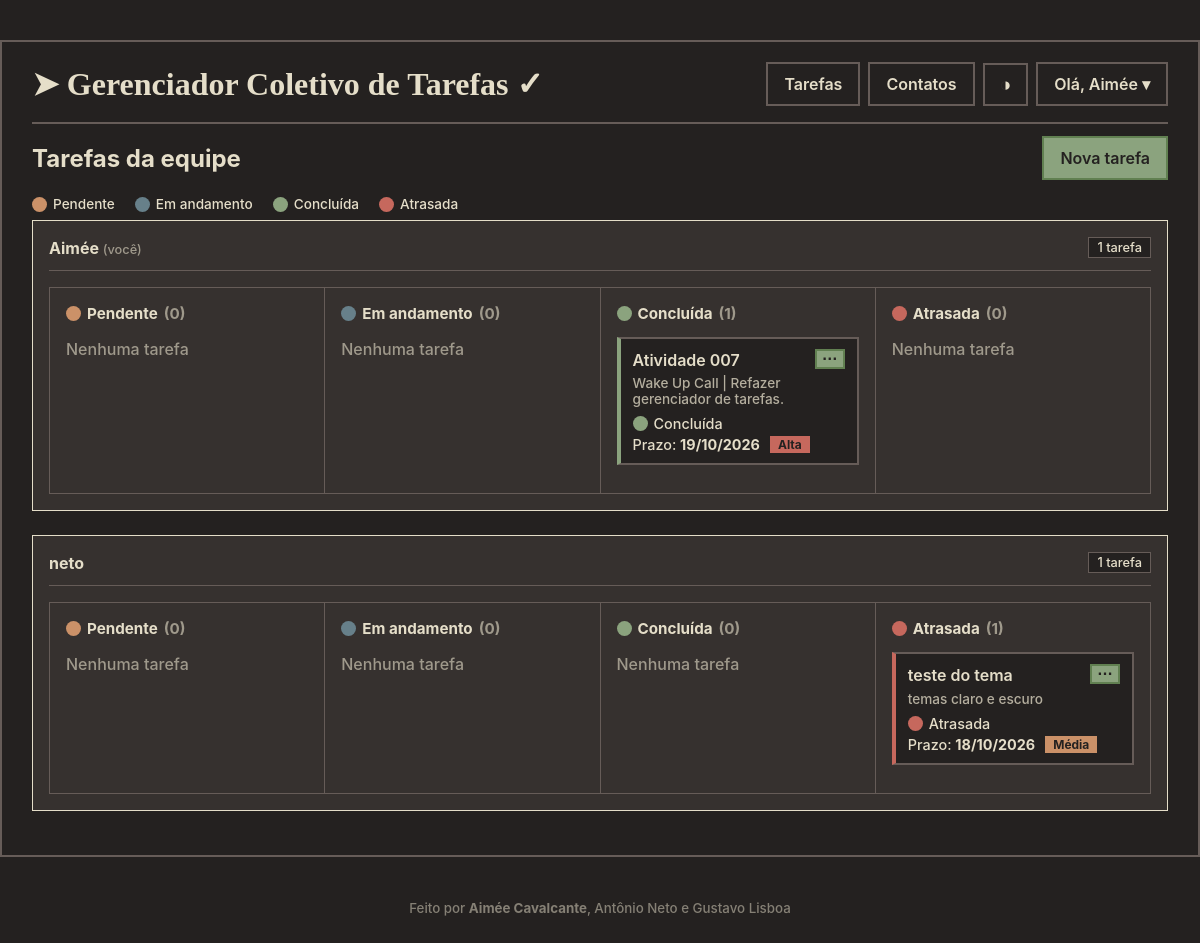
The app's page /dashboard (signed in) with its own data.
### models.py (models this page shows)
class User(db.Model, UserMixin): # Define a classe usuário
    id = db.Column(db.Integer, primary_key = True)
    username = db.Column(db.String(150), unique = True, nullable= False)
    password = db.Column(db.String(150), nullable=False)
    role = db.Column(db.String(10), default = 'membro') # Administrador ou membro
    telefone = db.Column(db.String(20), nullable=False)

class Task(db.Model):
    id = db.Column(db.Integer, primary_key = True)
    title = db.Column(db.String(200), nullable = False)
    description = db.Column(db.Text, nullable = False)
    deadline = db.Column(db.Date, nullable=False)  # prazo
    status = db.Column(db.String(20), default = PENDENTE)
    priority = db.Column(db.String(20), default = 'Baixa')
    created_by = db.Column(db.Integer, db.ForeignKey('user.id'), nullable = False)
    assigned_to = db.Column(db.Integer, db.ForeignKey('user.id'), nullable=False)
    assignee = db.relationship('User', foreign_keys=[assigned_to], backref='assigned_tasks')
    @property
    def effective_status(self):
        status = self.status if self.status in STATUS_ORDER else PENDENTE
        if status != CONCLUIDA and self.deadline and self.deadline < date.today():
            return ATRASADA
        return status

### app.py (the view)
@app.route('/dashboard')
@login_required
def dashboard():
    tasks = Task.query.order_by(Task.deadline.asc(), Task.id.asc()).all()
    users = User.query.all()
    users.sort(key=lambda u: (u.id != current_user.id, u.username.lower()))
    board = []
    for user in users:
        columns = {status: [] for status in STATUS_ORDER}
        for task in tasks:  # `tasks` já está ordenada por prazo
            if task.assigned_to == user.id:
                columns[task.effective_status].append(task)
        total = sum(len(lista) for lista in columns.values())
        if total:  # só mostra quem tem tarefa
            board.append({'user': user, 'columns': columns, 'total': total})
    return render_template('dashboard.html', board=board)

### app.py (called while the page is built)
@login_manager.user_loader
def load_user(user_id):
    return db.session.get(User, int(user_id))

def is_diretor(user):
    return user.role == 'diretor'

@app.context_processor
def inject_globals():
    return dict(
        STATUS_ORDER=STATUS_ORDER,
        STATUS_EDITAVEIS=STATUS_EDITAVEIS,
        STATUS_CSS=STATUS_CSS,
        PRIORITY_CSS=PRIORITY_CSS,
        PRIORIDADES=PRIORIDADES,
        can_edit=can_edit,
        can_delete=can_delete,
        can_delete_user=can_delete_user,
        can_promote=can_promote,
        can_demote=can_demote,
        is_admin=is_admin,
        is_diretor=is_diretor
    )

### templates/dashboard.html (shortened to what this page needs)
{% extends "base.html" %}
{% block container_class %}container container-wide{% endblock %}
{% block content %}
{% macro task_card(task, status) %}
<div class="task-card {{ STATUS_CSS[status] }}">
    <div class="task-card-header">
        <div class="task-title">{{ task.title }}</div>
        <button type="button" class="button-details"
                data-modal-url="{{ url_for('view_task', task_id=task.id) }}"
                title="Ver detalhes" aria-label="Ver detalhes">&hellip;</button>
    </div>
    {% if task.description %}
    <div class="task-description">{{ task.description|truncate(90) }}</div>
    {% endif %}
    <div class="task-info">
        <span class="status-label">
            <span class="status-dot {{ STATUS_CSS[status] }}"></span>{{ status }}
        </span>
    </div>
    <div class="task-info">
        <span>Prazo: <strong>{{ task.deadline.strftime('%d/%m/%Y') }}</strong></span>
        <span class="priority-tag {{ PRIORITY_CSS[task.priority] }}">{{ task.priority }}</span>
    </div>
</div>
{% endmacro %}
<div class="dashboard-header">
    <h2 class="page-title">Tarefas da equipe</h2>
    <a href="{{ url_for('add_task') }}" class="button button-primary" data-modal>Nova tarefa</a>
</div>
<div class="status-legend">
    {% for status in STATUS_ORDER %}
    <span class="status-label"><span class="status-dot {{ STATUS_CSS[status] }}"></span>{{ status }}</span>
    {% endfor %}
</div>
{% for item in board %}
<section class="card user-board">
    <div class="user-board-header">
        <span class="user-name">{{ item.user.username }}{% if item.user.id == current_user.id %} <span class="current-user-label">(você)</span>{% endif %}</span>
        <span class="task-count">{{ item.total }} tarefa{{ 's' if item.total != 1 }}</span>
    </div>
    <div class="status-columns">
        {% for status in STATUS_ORDER %}
        <div class="status-column">
            <h3 class="status-column-title">
                <span class="status-dot {{ STATUS_CSS[status] }}"></span>{{ status }}
                <span class="status-column-count">({{ item.columns[status]|length }})</span>
            </h3>
            {% for task in item.columns[status] %}
                {{ task_card(task, status) }}
            {% else %}
                <p class="muted-text">Nenhuma tarefa</p>
            {% endfor %}
        </div>
        {% endfor %}
    </div>
</section>
{% else %}
<section class="card">
    <p class="empty-message">Nada a fazer por aqui.</p>
</section>
{% endfor %}
{% endblock %}

### templates/base.html (shortened to what this page needs)
<!DOCTYPE html>
<html lang="pt-BR" class="kemuri-koke-dark">
<head>
    <link rel="stylesheet" href="{{ url_for('static', filename='style.css') }}">
</head>
<body>
<main class="{% block container_class %}container{% endblock %}">
    <header class="header">
        <h1 class="logo">
            <a href="{{ url_for('home') }}" class="logo-link">➤ Gerenciador Coletivo de Tarefas ✓</a>
        </h1>
        <nav class="main-menu">
            {% if current_user.is_authenticated %}
                <a href="{{ url_for('dashboard') }}" class="button button-secondary">Tarefas</a>
                <a href="{{ url_for('contatos') }}" class="button button-secondary">Contatos</a>
                <button type="button" id="theme-toggle" class="button theme-button button-secondary" aria-label="Alternar tema"></button>
                <details class="dropdown">
                    <summary class="button button-secondary">Olá, {{ current_user.username }} ▾</summary>
                </details>
            {% else %}
                <a href="{{ url_for('login') }}" class="button button-secondary">Entrar</a>
                <a href="{{ url_for('register') }}" class="button button-secondary">Registrar</a>
            {% endif %}
        </nav>
    </header>
<hr class="divisoria-horizontal">
    {% block content %}{% endblock %}
</main>
<footer class="footer">
    <small>Feito por <b>Aimée Cavalcante</b>, Antônio Neto e Gustavo Lisboa</small>
</footer>
</body>
</html>

### static/palette.css (style rules this page uses)
.kemuri-koke-dark { --mPrimary: #8ba37e; --mOnPrimary: #242120; --mSecondary: #a69680; --mOnSecondary: #242120; --mTertiary: #cb9168; --mOnTertiary: #242120; --mError: #c6685d; --mOnError: #242120; --mSurface: #242120; --mOnSurface: #e5dec9; --mSurfaceVariant: #36312f; --mOnSurfaceVariant: #e5dec9; --mOutline: #665c58; --mShadow: #000000; --mHover: #8ba37e; --mOnHover: #242120; --black: #242120; --red: #c6685d; --darkRed: #a44035; --green: #8ba37e; --yellow: #cb9168; --blue: #67808a; --magenta: #a27886; --cyan: #769f93; --white: #e5dec9; --darkBlue: #45636f; --darkGreen:#618051; --diretor:#67808a; --admin:#8ba37e; }

### records on screen
User: username "Aimée", user.username "Aimée"
Task: title "Atividade 007", description "Wake Up Call | Refazer gerenciador de tarefas.", status "Concluída", deadline "19/10/2026", priority "Alta"
User: user.username "neto"
Task: title "teste do tema", description "temas claro e escuro", status "Atrasada", deadline "18/10/2026", priority "Média"

### other values on screen
{{ status }} "Pendente" "Em andamento" "Concluída" "Atrasada"
{{ item.total }} "1" "1"
{{ status }} "Pendente" "Em andamento" "Concluída" "Atrasada" "Pendente" "Em andamento" "Concluída" "Atrasada"
{{ item.columns[status]|length }} "0" "0" "1" "0" "0" "0" "0" "1"
